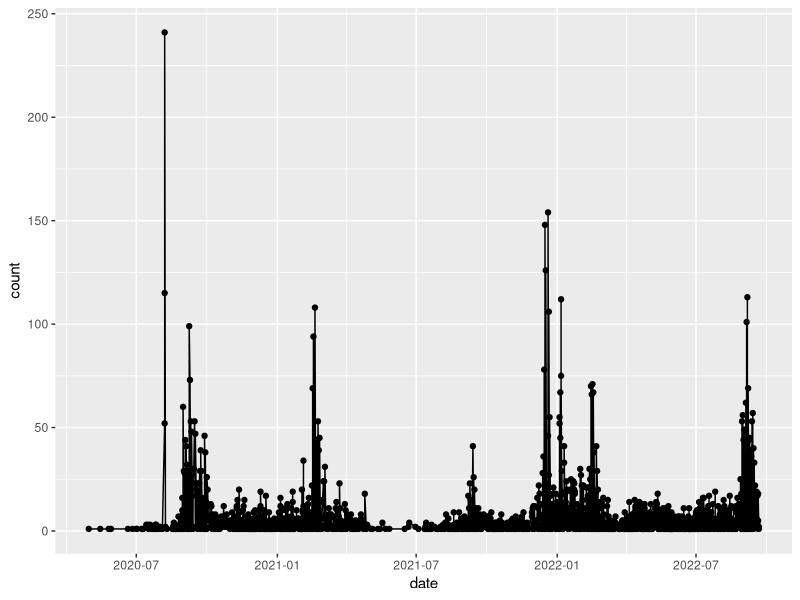

The R source for this figure: (Note: this script raises an error after producing the figure.)
## ---- chunk 1
knitr::opts_chunk$set(echo = TRUE)
## ---- chunk 2
library(tidyverse)
library(lubridate)
library(dplyr)
## ---- chunk 3
data <- read_csv('data.csv')
colnames(data) <- c('drop','type','role','date','count')
data <- 
  data%>% 
drop_na(drop)
data <- subset(data, select = -c(drop))


#clean date
data$date <- as.Date(parse_date_time(data$date, "dmy"))
data$year <- as.numeric(format(data$date, "%Y"))


## ---- chunk 4
#create dfs by semester
fall2020 <- data[data$date >= "2020-08-30" & data$date <= "2020-12-22", ]
spring2021 <- data[data$date >= "2021-01-25" & data$date <= "2021-05-19", ]
fall2021 <- data[data$date >= "2021-08-30" & data$date <= "2021-12-22", ]
spring2022  <- data[data$date >= "2022-01-24" & data$date <= "2022-05-18", ]
fall2022  <- data[data$date >= "2022-08-29",]


## ---- chunk 5
sum(fall2020$count)
sum(spring2021$count)
sum(fall2021$count)
sum(spring2022$count)
sum(fall2022$count)

## ---- chunk 6
shortfall2020 <- data[data$date >= "2020-08-30" & data$date <= "2020-09-21", ]
shortspring2021 <- data[data$date >= "2021-01-25" & data$date <= "2021-02-10", ]
shortfall2021 <- data[data$date >= "2021-08-30" & data$date <= "2021-09-21", ]
shortspring2022  <- data[data$date >= "2022-01-24" & data$date <= "2022-02-11", ]
fall2022  <- data[data$date >= "2022-08-29",]
## ---- chunk 7
sum(shortfall2020$count)
sum(shortspring2021$count)
sum(shortfall2021$count)
sum(shortspring2022$count)
sum(fall2022$count)

## ---- chunk 8
library(ggplot2)
## ---- chunk 9
ggplot(data=data, aes(x=date, y=count, group=1)) +
  geom_line()+
  geom_point()
## ---- chunk 10
databydate <- data %>% group_by(date)
databydate <- subset(databydate, select = -c(role))


shortfall2020sr <- 
  shortfall2020%>%
  filter(type == "Self Reported")

shortspring2021sr <- 
  shortspring2021%>%
  filter(type == "Self Reported")

shortfall2021sr <- 
  shortfall2021%>%
  filter(type == "Self Reported")

shortspring2022sr <- 
  shortspring2022%>%
  filter(type == "Self Reported")

fall2022sr <- 
  fall2022%>%
  filter(type == "Self Reported")



## ---- chunk 11
sum(fall2020sr$count)
sum(spring2021sr$count)
sum(fall2021sr$count)
sum(spring2022sr$count)
sum(fall2022sr$count)



## ---- chunk 12
sum(fall2020sr$count)
sum(spring2021sr$count)
sum(fall2021sr$count)
sum(spring2022sr$count)
sum(fall2022sr$count)
## ---- chunk 13

shortfall2020u <- 
  shortfall2020%>%
  filter(type =="UHC Reported")

shortspring2021u <- 
  shortspring2021%>%
  filter(type == "UHC Reported")

shortfall2021u <- 
  shortfall2021%>%
  filter(type == "UHC Reported")

shortspring2022u <- 
  shortspring2022%>%
  filter(type == "UHC Reported")

fall2022u <- 
  fall2022%>%
  filter(type == "UHC Reported")

## ---- chunk 14
sum(fall2020u$count)
sum(spring2021u$count)
sum(fall2021u$count)
sum(spring2022u$count)
sum(fall2022u$count)
## ---- chunk 15
sum(fall2020u$count) + sum(fall2020sr$count)
sum(shortspring2021u$count) + sum(shortspring2021sr$count)
sum(shortfall2021u$count)+sum(shortfall2021sr$count)
sum(shortspring2022u$count)+sum(shortspring2022sr$count)

sum(fall2022u$count)+sum(fall2022sr$count)

